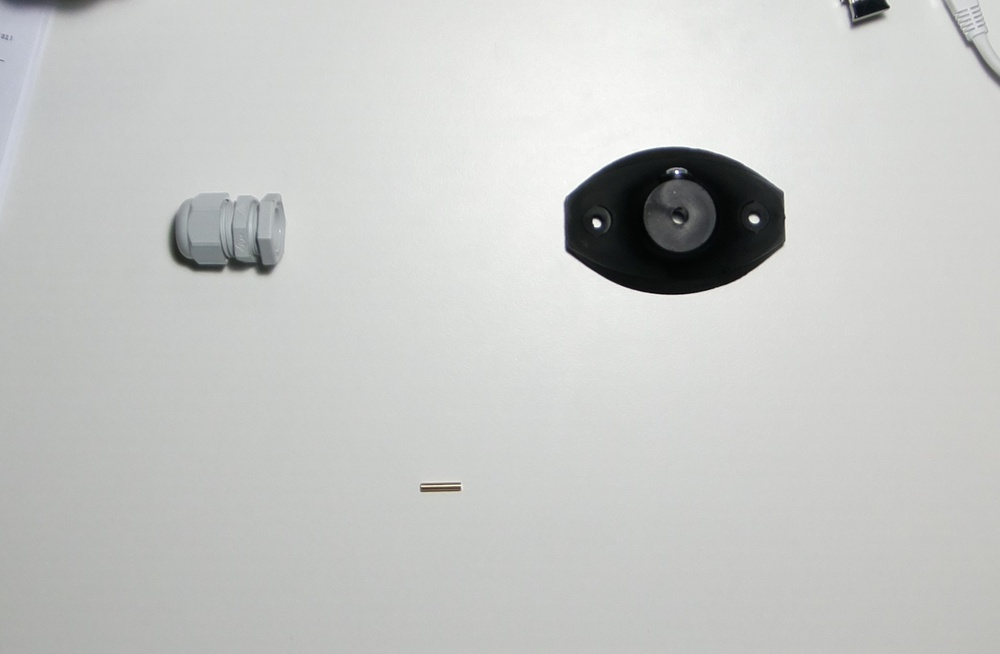
#> input picture OpenCV_Feature_Matching/scene_multi.jpg, 1000 x 654 px, shrunk from 2087 x 1364 before the run
$ python feature_matching_test3.py
#> lines starting #> are read from the running program, lines starting #| are printed output that depends on the picture
import numpy as np
import cv2 as cv
import time

#from matplotlib import pyplot as plt
MIN_MATCH_COUNT = 10
t0 = time.time()
img2 = cv.imread('scene_multi.jpg',0) # trainImage
#> img2: shape (654, 1000); min 0, max 255, mean 199.4
# Initiate orb detector
orb = cv.SIFT_create()
t0 = time.time()
kp2, des2 = orb.detectAndCompute(img2,None)
#> kp2 = 125 keypoints; strongest (x, y, size): (671, 223, 114.3), (754, 219, 6.4), (677, 172, 2.7), (886, 7, 3.9)
print("it took ",round(time.time()-t0,5), " s to calculate Scene")
objs=['Obj1.jpg','Obj1.jpg','Obj3.jpg']
bounding_boxes=[]
for obj in objs:
    t0 = time.time()
    img1 = cv.imread(obj,0)          # queryImage
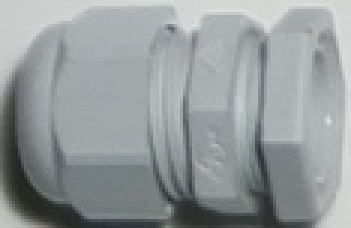
#> input picture OpenCV_Feature_Matching/Obj1.jpg, 117 x 76 px, shrunk from 245 x 159 before the run (shown 3 times larger)
#> img1: shape (76, 117); min 35, max 227, mean 152.6
    # find the keypoints and descriptors with orb
    kp1, des1 = orb.detectAndCompute(img1,None)
#> kp1 = 24 keypoints; strongest (x, y, size): (9, 66, 7), (86, 50, 3), (56, 69, 1.9), (73, 62, 9.8)
    FLANN_INDEX_KDTREE = 1
    index_params = dict(algorithm = FLANN_INDEX_KDTREE, trees = 5)
    search_params = dict(checks = 50)
    flann = cv.FlannBasedMatcher(index_params, search_params)
    matches = flann.knnMatch(des1,des2,k=2)
#> matches = 24 matches
    # store all the good matches as per Lowe's ratio test.
    good = []
    for m,n in matches:
        if m.distance < 0.7*n.distance:
            good.append(m)
#> this loop made 24 passes
#> after the loop, good = 12 matches

    if len(good)>MIN_MATCH_COUNT:
        src_pts = np.float32([ kp1[m.queryIdx].pt for m in good ]).reshape(-1,1,2)
#> src_pts = [[56.1, 69.41], [56.95, 3.38], [80.47, 36.18], [86.12, 49.57], [88.57, 46.01], [97.12, 50.94], [98.63, 6.92], [98.83, 45.84], [105.8, 18.97], [107.9, 19.5], [109, 12.45], [114, 17.07]]
        dst_pts = np.float32([ kp2[m.trainIdx].pt for m in good ]).reshape(-1,1,2)
#> dst_pts = [[226.4, 260.4], [227.2, 194.2], [250.8, 227.3], [256.5, 240.5], [259, 237], [267.6, 242], [269.6, 197.6], [269.4, 236.9], [276.3, 209.9], [278.7, 210.6], [279.5, 203.3], [786, 220.7]]
        M, mask = cv.findHomography(src_pts, dst_pts, cv.RANSAC,5.0)
#> M = [[1.03, 0.0388, 169.3], [0.00856, 1.05, 190.7], [4.28e-05, 0.000164, 1]]; mask = [1, 1, 1, 1, 1, 1, 1, 1, 1, 1, 1, 0]
        matchesMask = mask.ravel().tolist()
#> matchesMask = [1, 1, 1, 1, 1, 1, 1, 1, 1, 1, 1, 0]
        h,w = img1.shape
#> h = 76; w = 117
        pts = np.float32([ [0,0],[0,h-1],[w-1,h-1],[w-1,0] ]).reshape(-1,1,2)
#> pts = [[0, 0], [0, 75], [116, 75], [116, 0]]
        dst = cv.perspectiveTransform(pts,M)
#> dst = [[169.3, 190.7], [170.1, 266.2], [286.2, 265.8], [286.9, 190.7]]
        bounding_boxes.append(dst)
        # print("dst: ",dst)
        print("it took ",round(time.time()-t0,5), " s to find an Object")
    else:
        print( "Not enough matches are found - {}/{}".format(len(good), MIN_MATCH_COUNT) )
        matchesMask = None

    # [8 lines of commented-out code are left out]
for bbox in bounding_boxes:
    img2 = cv.polylines(img2,[np.int32(bbox)],True,255,3, cv.LINE_AA)
#> this loop made 3 passes
#> pass 1, `img2 = cv.polylines(img2,[np.int32(bbox)],True,255,3, cv.LINE_AA)`:
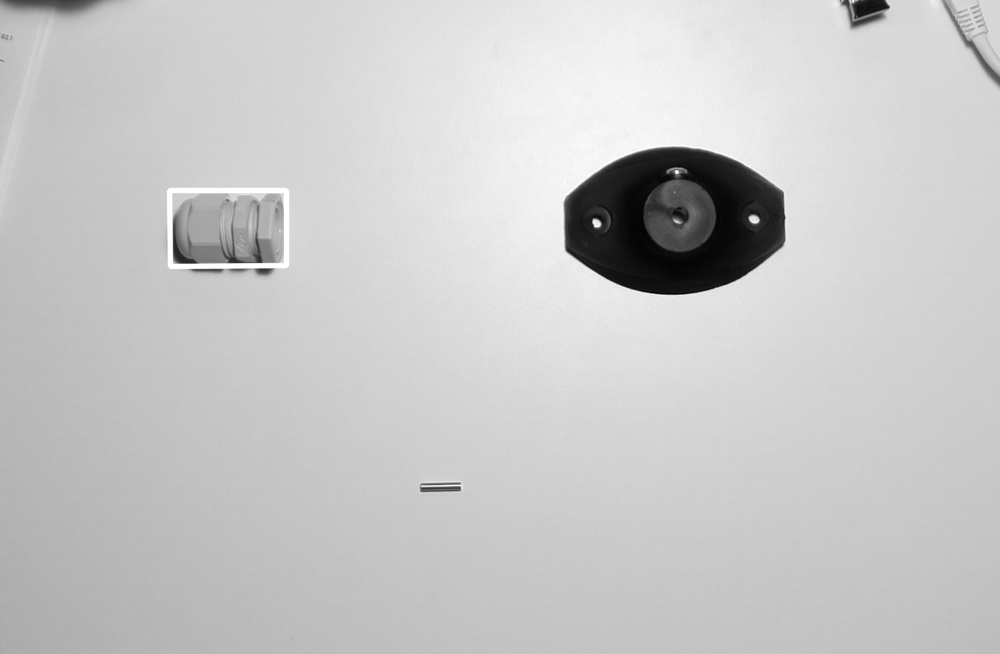
#> img2: shape (654, 1000); min 0, max 255, mean 199.7
#> pass 3, `img2 = cv.polylines(img2,[np.int32(bbox)],True,255,3, cv.LINE_AA)`:
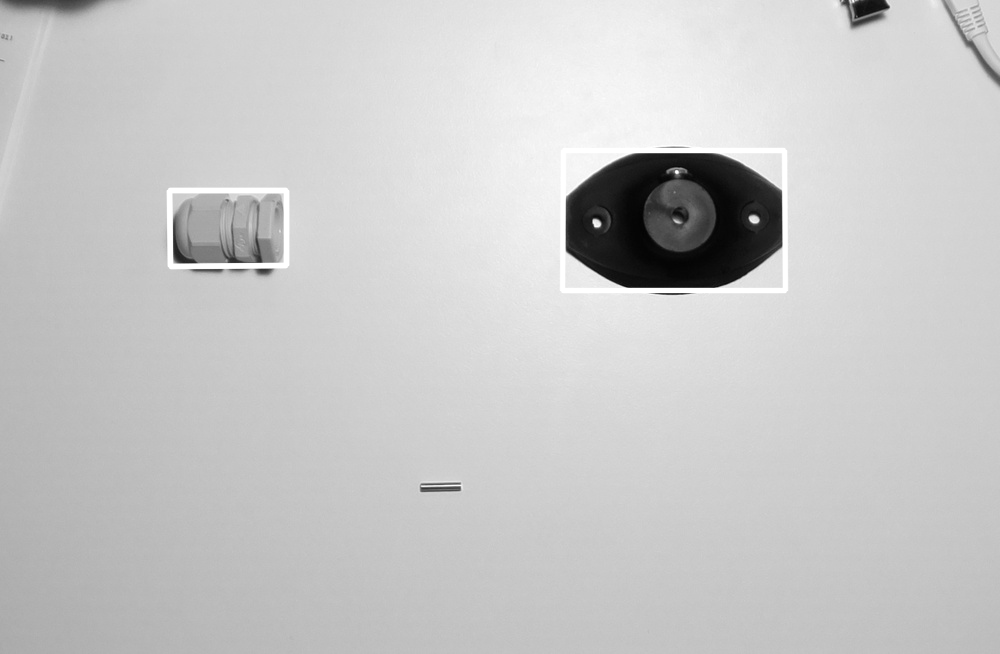
#> img2: shape (654, 1000); min 2, max 255, mean 200.1
cv.imwrite('./feature_detect_multiple.jpg',img2)
